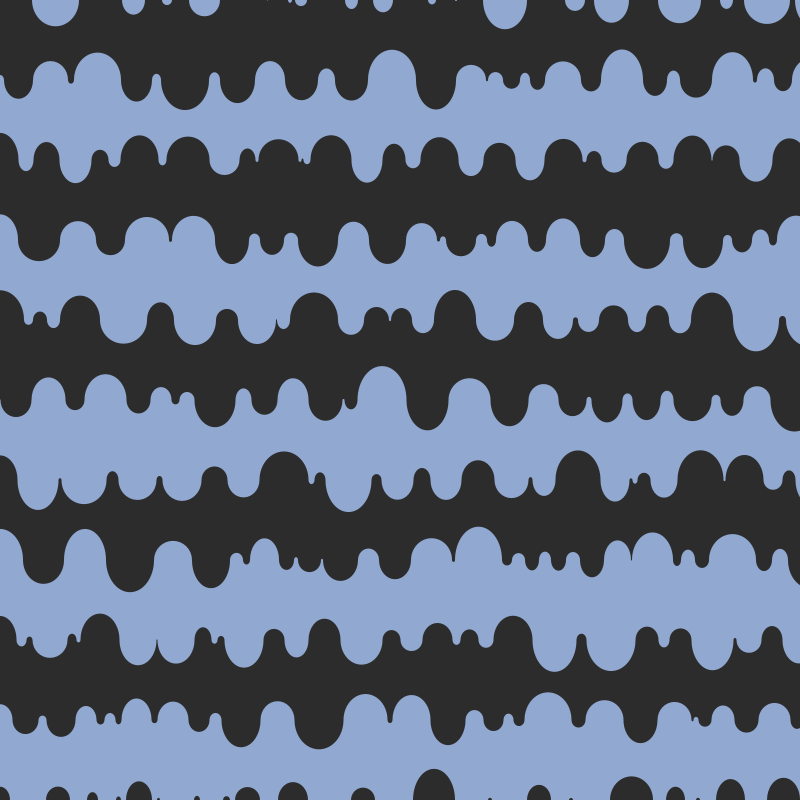
Frame 1 (no input)
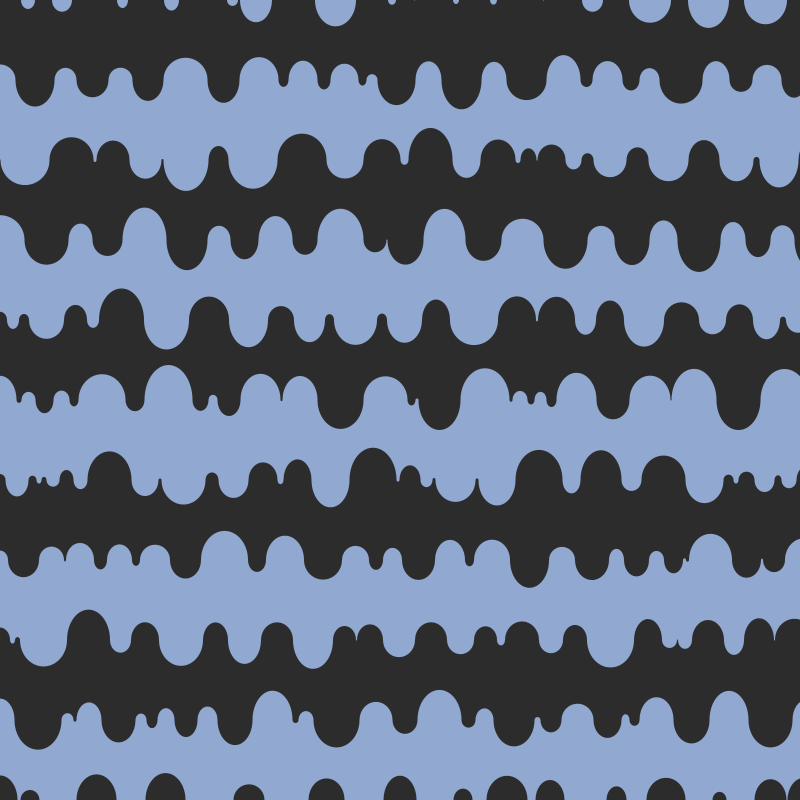
Frame 2 (the mouse pressed at the canvas centre, redrawn once)

The Processing sketch that drew these frames (run headless with seeded random() and noise(); the mouse was pressed at the canvas centre and the sketch redrawn once):

// Processing sketch: curvedDifferencePattern
// ── curvedDifferencePattern.pde
color[] pantone2016 = 
  {
  #f7cac9, #f7786b, #91a8d0, #004d8c, #fbe337, 
  #98ddde, #9896a4, #dc443a, #b18f6a, #71cc51
};

// min/max width of the half circles
int min=1;
int max=50;

color cAux;
void setup() {
  size(800, 800);
  background(244);
  noStroke();
  noLoop();
}

void draw() {
  //color cTop=pantone2016[int(random(pantone2016.length))];
  //color cBottom=pantone2016[int(random(pantone2016.length))];  
  //color cTop=pantone2016[3];
  //color cBottom=pantone2016[7];  
  color cTop=44;
  color cBottom=pantone2016[2];

  float r=int(random(min, max));
  float x = r/2;
  float hPlus = height/10;
  //blendMode(DIFFERENCE);
  for (float h=0; h<=height; h+=hPlus) {
    //stroke(0);
    fill(cTop);
    rect(0, h, width, h+hPlus);
    //stroke(255);
    fill(cBottom);
    rect(0, h+hPlus, width, h+hPlus*2);
    
    noStroke();
    //noFill();
    //stroke(0);
    //strokeWeight(2);
    cAux=cTop;
    cTop=cBottom;
    cBottom=cAux;

    for (int i=0; i<50; i++) {
      float rHeight = random(1, 1.5);
      //float rHeight = 6*noise(i*100);
      if (i%2==0) {
        fill(cBottom);
        arc(x, h, r, r*rHeight, PI, TWO_PI);
      } else {
        fill(cTop);
        arc(x, h, r, r*rHeight, 0, PI);
      }

      x+=r/2;
      r = int(random(min, max));
      x+=r/2;
    }
    x=0;
  }
}

void mousePressed() {
  redraw();
}
